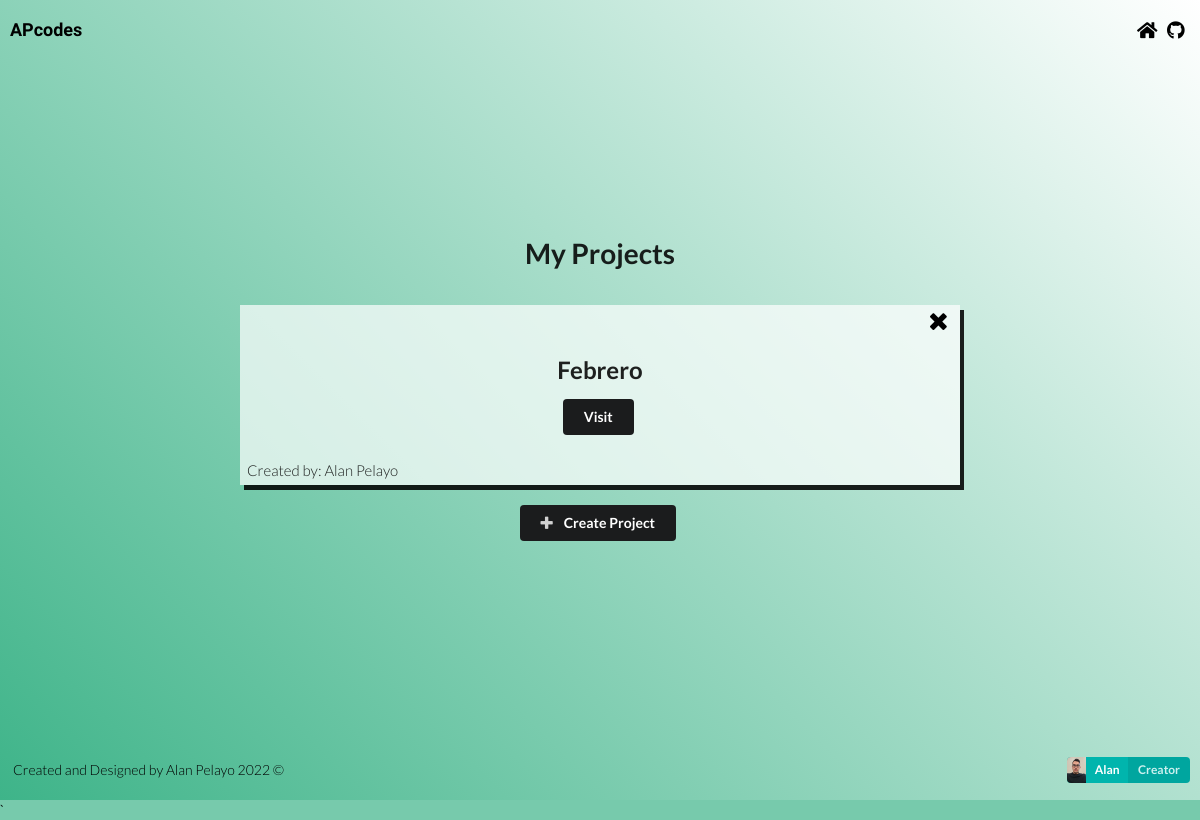
The app's page /, older data.
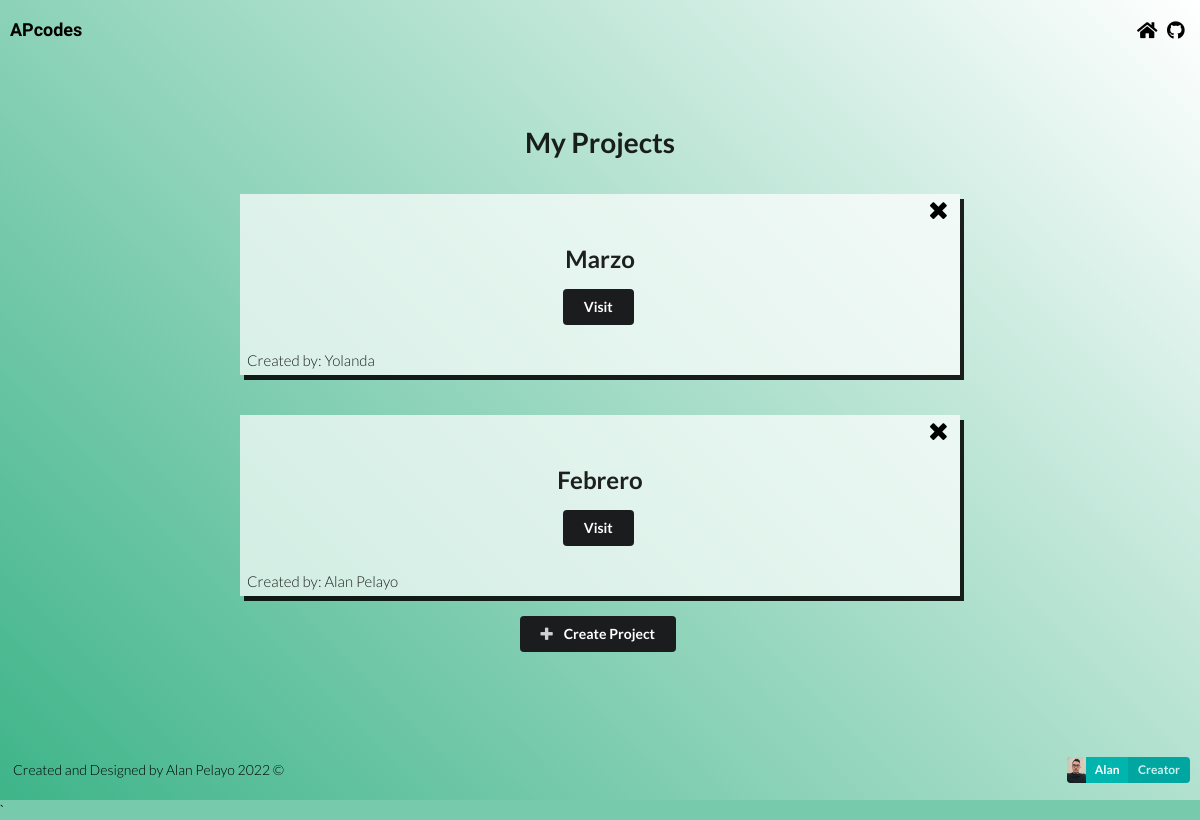
The same page, newer data.
### expenses/models.py (models this page shows, shortened)
class Project(models.Model):
    name = models.CharField(max_length=100)
    autor = models.CharField(max_length=100, blank=True)
    slug = models.SlugField(max_length=100,unique=True,blank=True)
    pagado = 0
    no_pagado = 0
    total = 0
    def total(self):
        total = self.pagado-self.no_pagado
        return total

### expenses/views.py (the view)
# urls.py: path('', views.projects_list, name='list'),
def projects_list(request):
    project_ev = Project.objects.exists()
    project_list = Project.objects.all()
    if request.method == 'DELETE':
        id = json.loads(request.body)['id']
        project = get_object_or_404(Project, id=id)
        project.delete()
        print("borrado")
        return HttpResponse('')
    return render(request,'expenses/project_list.html',{'project_list':project_list,'project_ev':project_ev})

### expenses/templates/expenses/project_list.html (shortened to what this page needs)
{% extends 'expenses/base.html' %}
{% block content %}
<section id="project-list">
    <div class="container-1">
        <h1>My Projects</h1>
        {% if project_ev == True %}
            {% for project in project_list%}
            <div class="project">
                <div class="iconn"><a onclick= "deleteExpense(this)" data-id="{{ project.id}}"><i class="close icon"></i></a></div>
                <h2>{{project.name}}</h2>
                <a href="{%url 'detail' project.slug%}"><button class="ui secondary button"> <span class="bold">Visit</span> </button></a>
                <h4>Created by: {{project.autor}}</h4>
            </div>
            {% endfor %}
            <a class="spec" href="add"><button class="ui secondary button"><i class="plus icon"></i> <span class="bold">Create Project</span> </button></a>
        {%else%}
            <div class="project-2">
                    <h3>Sorry, you don't have any projects,yet.</h3><a href="add">
                    <button class="ui secondary button"><i class="plus icon"></i> <span class="bold">Create Project</span> </button></a>
            </div>
        {%endif%}
    </div>
</section>
{% endblock content %}

### expenses/templates/expenses/base.html (shortened to what this page needs)
{% load static %}
<!DOCTYPE html>
<html lang="en">
<head>
    <link rel="stylesheet" href="https://cdnjs.cloudflare.com/ajax/libs/semantic-ui/2.4.1/semantic.min.css" />
    <link rel="stylesheet"  href="{% static 'expenses/css/style.css' %}">
</head>
<body>
    <section id="base">
        <div class="nav-bar">
            <div class="logo">
                <h3>APcodes</h3>
            </div>
            <div class="icons">
                <a href="/"><i class=" home icon"></i></a>
                <a href="https://github.com/alanpelayoo" target="_blank"><i class="github icon"></i></a>
            </div>
        </div>
        {% block content %}
        {% endblock %}
        <div class="space-1"></div>
        <div class="footer">
            <div class="text">
                <h2> Created and Designed by Alan Pelayo 2022 ©</h2>
            </div>
            <a class="ui teal  image label">
                <img src="{% static 'expenses/images/ppfoto.jpg' %}">
                Alan
                <div class="detail">Creator</div>
            </a>
        </div>
    </section>
    <script>$('.message .close').on('click',function(){$(this).closest('.message').transition('fade');});</script>`
</body>
</html>

### expenses/static/expenses/css/style.css (style rules this page uses)
body { background-color: rgb(62, 180, 137,.7); }
#base { background-image: linear-gradient(45deg,#3EB489, white) ; width: 100%; min-height: 100vh; position: relative; display: flex; flex-direction: column; }
.nav-bar { display: flex; height: 60px; width: 100%; justify-content: space-between; align-items: center; padding: 10px; color:black; }
.nav-bar .logo h3 { font-family: 'MuseoModerno', cursive; }
.nav-bar .icons { font-size: 130%; }
.nav-bar .icons a { color: black; text-decoration: none; }
.space-1 { height: 60px; }
.footer { display: flex; height: 60px; width: 100%; justify-content: space-between; align-items: center; padding: 10px; color: black; position:absolute; bottom: 0px; }
.footer .text { padding: 3px; }
.footer .text h2 { font-size: 1rem; font-weight: 300; }
#project-list .container-1 { display: flex; flex-direction: column; align-items: center; justify-content: center; min-height: 82vh; }
#project-list .project { display: flex; flex-direction: column; align-items: center; justify-content: center; padding: 50px 20px; margin: 20px; position: relative; background-color: rgb(255, 255, 255,.7); box-shadow: 4px 5px; min-width: 60%; position: relative; padding: 50px 20px; }
#project-list .project h2 { margin-top: 0; }
#project-list .project h4 { position: absolute; bottom: 5px; left: 7px; font-weight: 300; }
#project-list .project .iconn { position: absolute; top: 7px; right: 5px; font-size: 1.6rem; margin: 0; }
#project-list .project .iconn a { text-decoration: none; color: black; cursor: pointer; }

Row changes from the older to the newer data that the page shows:
added Project: name "Marzo", autor "Yolanda"
